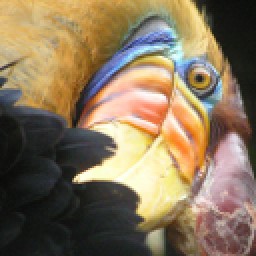
#> input picture ex7-python/data/bird_small.png, 128 x 128 px (shown 2 times larger)
$ python ex7_pca.py
#> lines starting #> are read from the running program, lines starting #| are printed output that depends on the picture
### ex7-python/kMeansInitCentroids.py
import numpy as np

def kMeansInitCentroids(X, K):
	centroids = np.zeros((K, X.shape[1]))
	randidx = np.random.permutation(X.shape[0])
	centroids = X[randidx[:K], :]
	return centroids

### ex7-python/runkMeans.py
import sys
import numpy as np
import matplotlib.pyplot as plt
from findClosestCentroids import findClosestCentroids
from computeCentroids import computeCentroids
from plotProgresskMeans import plotProgresskMeans

def runkMeans(X, initial_centroids, max_iters, plot_progress=False):

    # Initialize values
    m, n = X.shape
    K = initial_centroids.shape[0]
    centroids = initial_centroids
    previous_centroids = centroids
    idx = np.zeros((m, 1))

    # Run K-Means
    for i in range(max_iters):

        # For each example in X, assign it to the closest centroid
        idx = findClosestCentroids(X, centroids)

        # Optionally, plot progress here
        if plot_progress:
            plotProgresskMeans(X, centroids, previous_centroids, idx, K, i+1)
            previous_centroids = centroids

        # Given the memberships, compute new centroids
        centroids = computeCentroids(X, idx, K)

    plt.show()
    return centroids, idx

### ex7-python/findClosestCentroids.py
import numpy as np

def findClosestCentroids(X, centroids):
	K = centroids.shape[0]
	idx = np.zeros((X.shape[0], 1))
	cost = np.zeros((K, 1))
	for i in range(X.shape[0]):
		for k in range(K):
			cost[k] = np.sum(np.square(X[i] - centroids[k]))
			#print(cost[k])
		idx[i] = np.argmin(cost)+1

	#print('idx = ', idx)
	return idx

### ex7-python/computeCentroids.py
import numpy as np

def computeCentroids(X, idx, K):
	m, n = X.shape
	centroids = np.zeros((K, n))
	for k in range(K):
		idx1, idx2 = np.nonzero(idx==(k+1))
		centroids[k,:] = np.mean(X[idx1,:], axis=0)
	return centroids

### ex7-python/featureNormalize.py
import numpy as np

def featureNormalize(X):
    mu = np.mean(X, axis=0)
    X_norm = X - mu
    sigma = np.std(X_norm, axis=0, ddof=1)
    X_norm = X_norm/sigma
    return X_norm, mu, sigma

### ex7-python/pca.py
import numpy as np
from numpy.linalg import svd

def pca(X):

	m, n = X.shape
	sigma = np.dot(X.T, X) / m
	U, S, V = svd(sigma)
	return U, S

### ex7-python/projectData.py
import numpy as np

def projectData(X, U, K):
	Z = np.dot(X, U[:, 0:K])
	return Z

### ex7-python/plotDataPoints.py
import matplotlib.pyplot as plt
#from matplotlib.colors import hsv_to_rgb
from hsv import hsv
import numpy as np

def plotDataPoints(X, idx, K):

	# Create palette
	palette = hsv(K + 1)
	#print('palette = ',palette)
	colors = np.array(palette[idx.flatten().astype(int), :])
	#colors = np.array([palette[int(i)] for i in idx])

	# Plot the data
	#plt.scatter(X[:,0], X[:,1], s=15, edgecolors=colors)
	plt.scatter(X[:,0], X[:,1], s=75, facecolors='none', edgecolors=colors)

### ex7-python/hsv.py
import numpy as np
from matplotlib import colors

def hsv(n):
    return colors.hsv_to_rgb( np.column_stack([ np.linspace(0, 1, n), np.ones(((n), 2)) ]) )

### ex7-python/ex7_pca.py
import sys
import numpy as np
from scipy.io import loadmat
import matplotlib.pyplot as plt
from mpl_toolkits.mplot3d import Axes3D
import matplotlib.image as img
from featureNormalize import featureNormalize
from pca import pca
from drawLine import drawLine
from projectData import projectData
from recoverData import recoverData
from displayData import displayData
from hsv import hsv
import matplotlib.image as img
from findClosestCentroids import findClosestCentroids
from computeCentroids import computeCentroids
from runkMeans import runkMeans
from kMeansInitCentroids import kMeansInitCentroids
from plotDataPoints import plotDataPoints

#main block
np.set_printoptions(threshold=sys.maxsize)
np.set_printoptions(suppress=True)
#np.set_printoptions(formatter={'float': '{: 0.3f}'.format})

# ================== Part 1: Load Example Dataset  ===================
'''
data = loadmat("data/ex7data1.mat")
X = data['X']
#print('X = ', X.shape)
#  Visualize the example dataset
plt.plot(X[:, 0], X[:, 1], 'bo', linestyle='None', mfc='none')
#plt.show()

# =============== Part 2: Principal Component Analysis ===============

X_norm, mu, sigma = featureNormalize(X)

#  Run PCA
U, S = pca(X_norm)

drawLine(mu, mu + 1.5 * S[0] * U[:,0].T, color='k')
drawLine(mu, mu + 1.5 * S[1] * U[:,1].T, color='k')
plt.show()
plt.close()

print('Top eigenvector: \n')
print('{: 0.6f}'.format(U[0,0]), '{: 0.6f}'.format(U[1,0]))
print('\n(you should expect to see -0.707107 -0.707107)\n')

# =================== Part 3: Dimension Reduction ===================

plt.plot(X_norm[:, 0], X_norm[:, 1], 'bo', linestyle='None', mfc='none')
#plt.show()

K = 1
Z = projectData(X_norm, U, K)
print('Projection of the first example: ', '{: 0.6f}'.format(Z[0,0]))
print('(this value should be about 1.481274)\n')

X_rec  = recoverData(Z, U, K)
print('Approximation of the first example: ', '{: 0.6f}'.format(X_rec[0, 0]), '{: 0.6f}'.format(X_rec[0, 1]))
print('(this value should be about  -1.047419 -1.047419)\n')

plt.plot(X_rec[:, 0], X_rec[:, 1], 'ro', linestyle='None', mfc='none')
for i in range(X_norm.shape[0]):
	drawLine(X_norm[i,:], X_rec[i,:], linestyle='--', color='k', linewidth=1)
plt.show()

# =============== Part 4: Loading and Visualizing Face Data =============

data = loadmat("data/ex7faces.mat")
X = data['X']
#  Display the first 100 faces in the dataset
#displayData(X[0:100, :])
#plt.show()

# =========== Part 5: PCA on Face Data: Eigenfaces  ===================

X_norm, mu, sigma = featureNormalize(X)
#  Run PCA
U, S = pca(X_norm)
#  Visualize the top 36 eigenvectors found
#displayData(U[:, 0:36].T)
#plt.show()

# ============= Part 6: Dimension Reduction for Faces =================

K = 100
Z = projectData(X_norm, U, K)

print('The projected data Z has a size of: ')
print(Z.shape)

# ==== Part 7: Visualization of Faces after PCA Dimension Reduction ====

#K = 100
X_rec  = recoverData(Z, U, K)

# Display normalized data
plt.subplot(1, 2, 1)
displayData(X_norm[0:100,:])
plt.title('Original faces')

# Display reconstructed data from only k eigenfaces
plt.subplot(1, 2, 2)
displayData(X_rec[0:100,:])
plt.title('Recovered faces')
plt.show()
'''
# === Part 8(a): Optional (ungraded) Exercise: PCA for Visualization ===

A = np.double(img.imread('data/bird_small.png'))
img_size = A.shape
#> img_size = (128, 128, 3)
X = A.reshape(img_size[0] * img_size[1], 3)
K = 16
max_iters = 10
initial_centroids = kMeansInitCentroids(X, K)
#> in kMeansInitCentroids, `centroids = X[randidx[:K], :]`: centroids = 16 rows, first 8: [0.875, 0.722, 0.404], [0.114, 0.133, 0.11], [0.482, 0.294, 0.2], [0.698, 0.6, 0.286], [0.82, 0.678, 0.439], [0.051, 0.0588, 0.0549], [0.733, 0.647, 0.306], [0.635, 0.455, 0.408]
#> initial_centroids has the same summary as centroids in kMeansInitCentroids
centroids, idx = runkMeans(X, initial_centroids, max_iters)
#> in runkMeans, `previous_centroids = centroids`: previous_centroids has the same summary as centroids in kMeansInitCentroids
#> centroids = 16 rows, first 8: [0.871, 0.713, 0.448], [0.188, 0.184, 0.176], [0.477, 0.349, 0.196], [0.655, 0.481, 0.227], [0.742, 0.621, 0.394], [0.0734, 0.0798, 0.0695], [0.867, 0.577, 0.259], [0.567, 0.489, 0.454]; idx = 16384 values, max 16 at index 741, min 1 at index 0, mean 7.89

sel = (np.floor(np.random.rand(1000, 1) * X.shape[0]) + 1).astype(int).flatten()

#  Setup Color Palette
palette = hsv(K + 1)
colors = palette[idx[sel].flatten().astype(int), :]
#> colors = 1000 rows, first 8: [1, 0.75, 0], [1, 0.375, 0], [0.5, 0, 1], [0, 1, 0.25], [0, 0.625, 1], [0, 1, 0.625], [0, 0.25, 1], [0, 1, 0.25]

#  Visualize the data and centroid memberships in 3D
fig = plt.figure()
ax = fig.add_subplot(111, projection='3d')
ax.scatter(X[sel, 0], X[sel, 1], X[sel, 2], s=10, edgecolors=colors)
plt.title('Pixel dataset plotted in 3D. Color shows centroid memberships')
plt.show()
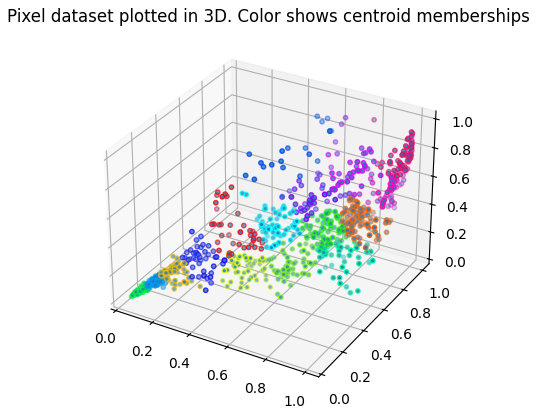
#> figure drawn by matplotlib, 1 panel

# === Part 8(b): Optional (ungraded) Exercise: PCA for Visualization ===
# Use PCA to project this cloud to 2D for visualization

# Subtract the mean to use PCA
X_norm, mu, sigma = featureNormalize(X)
#> in featureNormalize, `mu = np.mean(X, axis=0)`: mu = [0.531, 0.46, 0.358]
#> in featureNormalize, `sigma = np.std(X_norm, axis=0, ddof=1)`: sigma = [0.329, 0.283, 0.241]
#> mu = [0.531, 0.46, 0.358]; sigma = [0.329, 0.283, 0.241]

# PCA and project the data to 2D
[U, S] = pca(X_norm)
#> in pca, `sigma = np.dot(X.T, X) / m`: sigma = [[1, 0.957, 0.769], [0.957, 1, 0.881], [0.769, 0.881, 1]]
#> in pca, `U, S, V = svd(sigma)`: U = [[-0.575, 0.601, 0.555], [-0.599, 0.153, -0.786], [-0.557, -0.785, 0.271]]; S = [2.74, 0.24, 0.0197]; V = [[-0.575, -0.599, -0.557], [0.601, 0.153, -0.785], [0.555, -0.786, 0.271]]
#> S = [2.74, 0.24, 0.0197]
Z = projectData(X_norm, U, 2)
#> in projectData, `Z = np.dot(X, U[:, 0:K])`: Z = 16384 pairs, first value -3.41 to 2.5, second value -2 to 1.8

# Plot in 2D
plt.close()
plotDataPoints(Z[sel, :], idx[sel], K)
#> in plotDataPoints, `palette = hsv(K + 1)`: palette = 17 rows, first 8: [1, 0, 0], [1, 0.375, 0], [1, 0.75, 0], [0.875, 1, 0], [0.5, 1, 0], [0.125, 1, 0], [0, 1, 0.25], [0, 1, 0.625]
plt.title('Pixel dataset plotted in 2D, using PCA for dimensionality reduction')
plt.show()
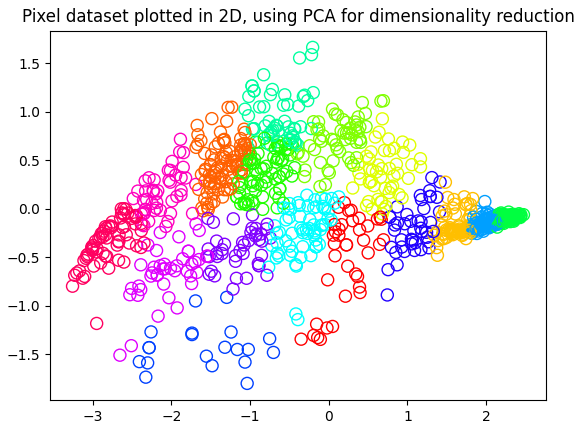
#> figure drawn by matplotlib, 1 panel
